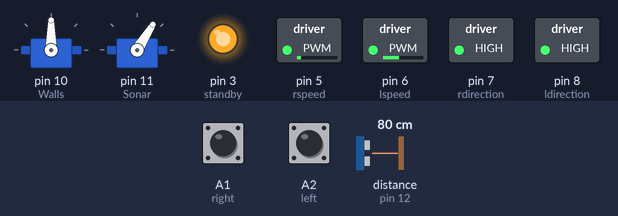
Bench run of a sketch on a simulated Arduino Uno, built with avr-gcc and run on an emulated ATmega328P. Shown: 2 × servo, switched loads named in the sketch (green lamp = pin HIGH), output pins drawn as LEDs (lit = HIGH). Wiring (inferred from the names in the program): ultrasonic range finder: trigger pin 13; echo pin 12. Inputs (shaded band) come from the test bench; at power-on: distance to the obstacle (sensor on pin 12) 80 cm, A1 (right) HIGH, A2 (left) HIGH. The echo pulse lasts 58.3 µs per cm; pins used as bus, display or sensor lines are not drawn; what the sketch prints to the serial monitor is not drawn.

Above: at 1.2 s.
1.3 s: distance to the obstacle (sensor on pin 12) set to 22 cm
2.8 s: distance to the obstacle (sensor on pin 12) set to 19 cm
At 4.0 s:
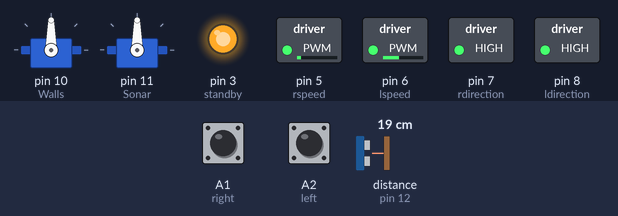
15.5 s: distance to the obstacle (sensor on pin 12) set to 35 cm
At 16.1 s:
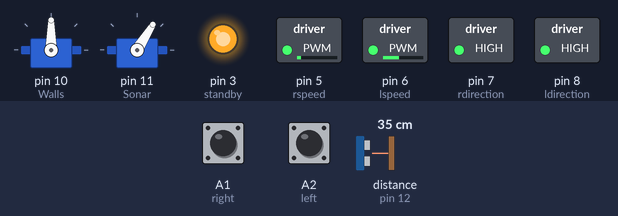
Timing chart, 0 to 18.1 s (numbered marks = the images above; inputs shaded):
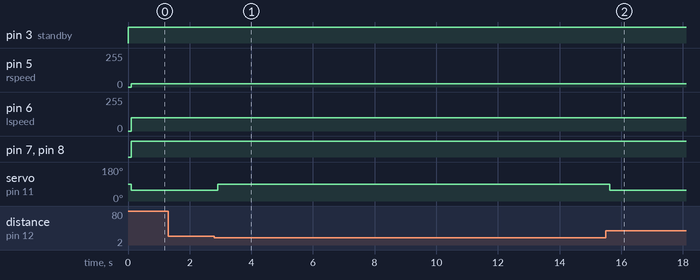

The sketch:

DELTA_TASK.ino
```cpp
// ===== DELTA_TASK — AUTOMATE SHOW DEMO (V2X 2024-25) =====
// Demo version of the Delta mission (oval line following with cubes).
// Designed for automate show / exhibition — robot follows line with sonar-based sonar head movement.
//
// FIX: `Trig` and `Echo` were used but never declared as variables. Compilation would fail.
//   Added declarations: Trig=13, Echo=12 (standard HC-SR04 pins).
//
// FIX: Second if block had operator precedence bug:
//   `!digitalRead(left)==0` was evaluating as `(!digitalRead(left)) == 0`
//   which is TRUE when the pin reads HIGH (1), since !1 = 0, and 0 == 0 = true.
//   This was opposite of the intended behavior (both sensors ON line = go left, not right).
//   Fixed with explicit parentheses and comment clarifying intent.
//
// NOTE: The two if blocks handle BOTH sensors reading the same state — they're mutually exclusive:
//   Block 1: both LOW (both off line) → turn right to find line
//   Block 2: both HIGH (both on line or in weird state) → turn left
//   These don't include the normal line-following cases (one HIGH, one LOW).
//   This is a simplified "centering" loop — add full line following if needed.
//
// NOTE: Sonar head (pin 11) points forward when distance >= 20cm, turns 90° when close.
// NOTE: Walls servo (pin 10) is not used here — inherited from ECHO_TASK structure.

#include <Servo.h>

// === PIN DEFINITIONS ===
const byte lspeed     = 6;
const byte rspeed     = 5;
const byte ldirection = 8;
const byte rdirection = 7;
const byte standby    = 3;

const byte left  = A2;  // left IR sensor
const byte right = A1;  // right IR sensor (labeled 'right', but wired to A1 = M/middle position)

// FIX: Trig and Echo were referenced but never declared. Added here.
const byte Trig = 13;   // HC-SR04 trigger pin
const byte Echo = 12;   // HC-SR04 echo pin

float duration, distance;

const byte Open  = 130;  // wall servo open angle
const byte Close = 40;   // wall servo close angle

Servo Sonar;  // sonar/camera pan servo (pin 11)
Servo Walls;  // wall servo (pin 10) — not actively used in this task

void setup() {
  Serial.begin(9600);

  pinMode(ldirection, OUTPUT);
  pinMode(rdirection, OUTPUT);
  pinMode(lspeed,     OUTPUT);
  pinMode(rspeed,     OUTPUT);
  pinMode(standby,    OUTPUT);

  pinMode(left,  INPUT);
  pinMode(right, INPUT);
  pinMode(Trig,  OUTPUT);
  pinMode(Echo,  INPUT);

  Walls.attach(10);
  Sonar.attach(11);
}

void loop() {
  digitalWrite(standby, HIGH);

  // === SONAR DISTANCE READ ===
  digitalWrite(Trig, LOW);
  delayMicroseconds(2);
  digitalWrite(Trig, HIGH);
  delayMicroseconds(10);
  digitalWrite(Trig, LOW);
  duration = pulseIn(Echo, HIGH);
  distance = (duration * 0.0343) / 2;
  Serial.print("Distance: "); Serial.println(distance);
  delay(100);

  // === SONAR HEAD CONTROL ===
  // Point forward when clear, tilt down when close (obstacle ahead)
  if (distance < 20) {
    Sonar.write(90);  // look down / change angle when close
  } else {
    Sonar.write(58);  // forward-looking angle
  }

  // === SIMPLE CENTERING / LINE RECOVERY ===
  // NOTE: These blocks only handle the case where BOTH sensors agree.
  //   Missing: normal line following (one sensor on, one off).
  //   Add the full if/else chain from DELTA_V2 if you want complete line following.

  if (digitalRead(left) == 0 && digitalRead(right) == 0) {
    // Both LOW = both sensors off the line → turn right to recover
    Serial.println("Both off line — turn RIGHT");
    digitalWrite(ldirection, HIGH);
    digitalWrite(rdirection, HIGH);
    analogWrite(rspeed, 100);
    analogWrite(lspeed, 25);
  }

  // FIX: was `!digitalRead(left)==0 && !digitalRead(right)==0`
  // That equals `(!left)==0` which is true when left reads HIGH.
  // Rewritten clearly: fires when both sensors read HIGH (on line or reflective surface)
  if (digitalRead(left) == 1 && digitalRead(right) == 1) {
    // Both HIGH = both sensors on line → slow left correction
    Serial.println("Both on line — nudge LEFT");
    digitalWrite(ldirection, HIGH);
    digitalWrite(rdirection, HIGH);
    analogWrite(rspeed, 25);
    analogWrite(lspeed, 100);
  }
}
```

Measured:
- the behaviour switches between 21 and 20 cm on distance to the obstacle (sensor on pin 12) (found by bisection; images 0 and 1)
- after the input at 1.3 s, every drawn part: stays the same
- after the input at 2.8 s, servo on pin 11 (Sonar): 58° → 90° after 0.12 s
- after the input at 15.5 s, servo on pin 11 (Sonar): 90° → 58° after 0.12 s
